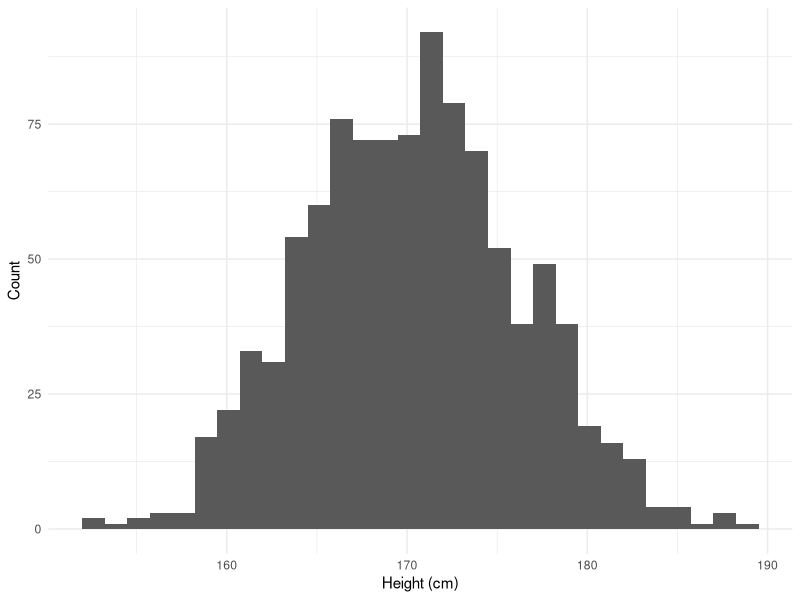

This chart was generated by the following R code:
## ---- chunk 1
library(tidyverse)
## ---- chunk 2
vec_cheating_party_monitoring <- round(rbeta(1763, 2, 11) * 100, 2)
vec_cheating_party_no_monitoring <- round(rbeta(1763, 6, 4) * 100, 2)

sim_election_monitoring <- tibble(station_id = 1:1763, 
                                  cheating_party_monitoring = vec_cheating_party_monitoring,
                                  cheating_party_no_monitoring = vec_cheating_party_no_monitoring)

sim_election_monitoring
## ---- chunk 3
sim_election_monitoring |> 
  mutate(difference = cheating_party_monitoring - cheating_party_no_monitoring)
## ---- chunk 4
vec_monitored <- rbinom(1763, 1, 0.5)

sim_factual_monitoring <- sim_election_monitoring |> 
  mutate(monitored = vec_monitored,
         cheating_party_monitoring = if_else(monitored == 1, cheating_party_monitoring, NA_real_),
         cheating_party_no_monitoring = if_else(monitored == 0, cheating_party_no_monitoring, NA_real_)) |> 
  relocate(monitored, .after = station_id)

sim_factual_monitoring
## ---- chunk 5
sim_election_monitoring
## ---- chunk 6
sim_election_monitoring |> 
  summarise(mean(cheating_party_monitoring)) |> 
  pull()
## ---- chunk 7
sim_election_monitoring |> 
  summarise(mean(cheating_party_no_monitoring)) |> 
  pull()
## ---- chunk 8
sim_heights <- tibble(
  id = 1:1000,
  height = rnorm(1000, 170, 6)
)

sim_heights
## ---- chunk 9
ggplot(sim_heights, aes(x = height)) + 
  geom_histogram() + 
  theme_minimal() + 
  labs(x = "Height (cm)",
       y = "Count")
## ---- chunk 10
assigned_heights <- sim_heights |> 
  rowwise() |> 
  mutate(assignment = rbinom(1, 1, 0.5))

assigned_heights
## ---- chunk 11
assigned_heights |> 
  group_by(assignment) |> 
  summarise(mean_height = mean(height))
## ---- chunk 12
sim_heights |> 
  rowwise() |> 
  mutate(assignment = rbinom(1, 1, 0.5)) |> 
  group_by(assignment) |> 
  summarise(mean_height = mean(height))
## ---- chunk 13
random_assignments <- function(trial) {
  
  sim_heights |> 
    rowwise() |> 
    mutate(assignment = rbinom(1, 1, 0.5)) |> 
    group_by(assignment) |> 
    summarise(mean_height = mean(height)) |> 
    mutate(trial_no = trial)
  
}

map(1:1000, random_assignments) |> 
  bind_rows() |> 
  group_by(assignment) |> 
  summarise(mean_mean_height = mean(mean_height))
## ---- chunk 14
sim_factual_monitoring
## ---- chunk 15
sim_averages <- sim_factual_monitoring |> 
  summarise(cheating_party_monitoring = mean(cheating_party_monitoring, na.rm = T),
            cheating_party_no_monitoring = mean(cheating_party_no_monitoring, na.rm = T))

sim_averages
## ---- chunk 16
sim_averages |> 
  mutate(difference = cheating_party_monitoring - cheating_party_no_monitoring)
## ---- chunk 17
vec_in_city <- rbinom(1763, 1, 0.3)

sim_observed_data <- tibble(station_id = 1:1763,
       in_city = vec_in_city) |> 
  rowwise() |> 
  mutate(monitored = if_else(in_city == 1, rbinom(1, 1, 0.6), rbinom(1, 1, 0.2)), 
         cheating_party_vote_share = case_when(in_city == 0 & monitored == 1 ~ rbeta(1, 2, 11),
                                               in_city == 1 & monitored == 1 ~ rbeta(1, 4, 4),
                                               in_city == 0 & monitored == 0 ~ rbeta(1, 2, 4),
                                               in_city == 1 & monitored == 0 ~ rbeta(1, 6, 4)))

sim_observed_data
## ---- chunk 18
avg_diff_observed <- sim_observed_data |> 
  group_by(monitored) |> 
  summarise(avg = mean(cheating_party_vote_share))

avg_diff_observed
## ---- chunk 19
sim_observed_data |> 
  group_by(monitored, in_city) |> 
  summarise(avg = mean(cheating_party_vote_share)) |> 
  arrange(in_city) |> 
  group_by(in_city) |> 
  mutate(difference = scales::percent(avg - lag(avg)))
